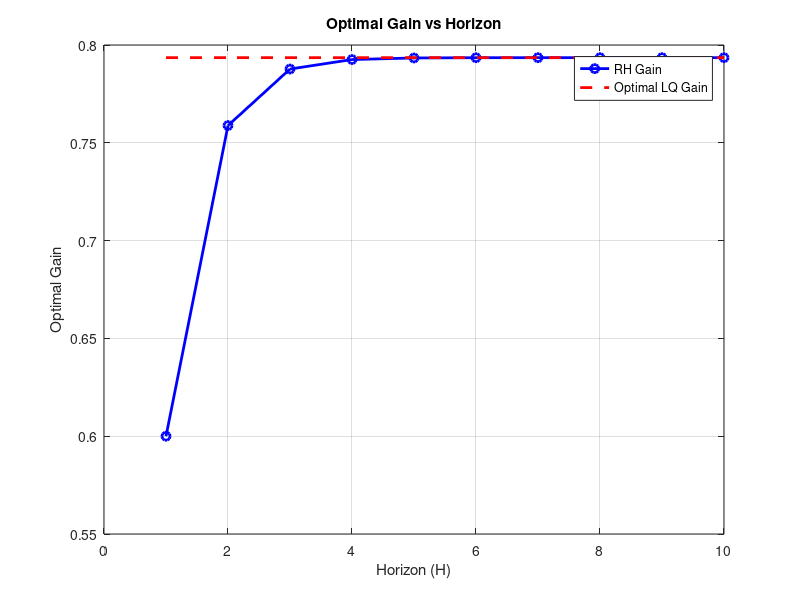
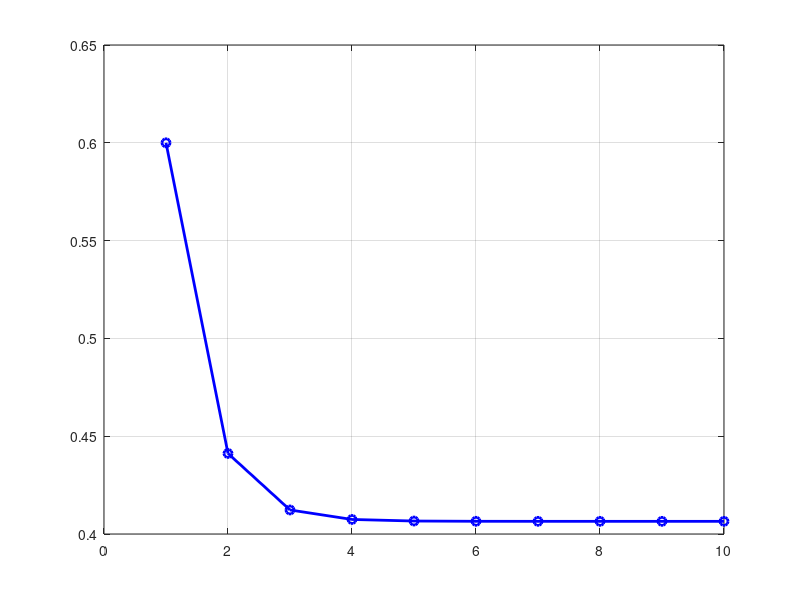

These figures' MATLAB source, in order: (Note: this script raises an error after producing the figures.)
close all;

%% Exercise 1

% Define system matrices
A = 1.2;
B = 1;
C = 1;

% Define weight matrices
Q = transpose(C) * C;
R = 1;

% Compute optimal LQ gain using dlqr
[K_LQ, S, ~] = dlqr(A, B, Q, R);

eigenvalues = eig(A - B*K_LQ);

%% Exercise 2

% Initialize horizon H values
H_values = 1:10;

% Initialize arrays to store optimal RH gains
K_RH_values = zeros(size(H_values));
RH_eigenvalues = zeros(size(H_values));

% Compute optimal RH gain for each horizon value
for i = 1:length(H_values)
    H = H_values(i);
    
    % Compute matrices W and Pi
    W = zeros(H);
    Pi = zeros(1, H);
    for j = 1:H
        for k = 1:j
            W(j, k) = C * A^(j-k) * B;
        end
        Pi(j) = C * A^(j);
    end

    % Compute optimal RH gain
    M = W' * W + R * eye(H);
    K_RH = inv(M) * W' * Pi';
    K_RH_values(i) = K_RH(1);
    RH_eigenvalues(i) = eig(A - B*K_RH(1));
end

% Plot optimal RH gain as a function of H
figure;
plot(H_values, K_RH_values, 'b-o', 'LineWidth', 2);
hold on;
grid on;
optimal_LQ_gain = repmat(K_LQ, size(H_values));
plot(H_values, optimal_LQ_gain, 'r--', 'LineWidth', 2);
xlabel('Horizon (H)');
ylabel('Optimal Gain');
legend('RH Gain', 'Optimal LQ Gain');
title('Optimal Gain vs Horizon');

%% Exercise 3

figure;
plot(H_values, RH_eigenvalues, 'b-o', 'LineWidth', 2);
hold on;
grid on;
yline(1, 'r--', 'LineWidth', 2);
xlabel('Horizon (H)');
ylabel('Eigenvalues');
title('Stability Boundary');
